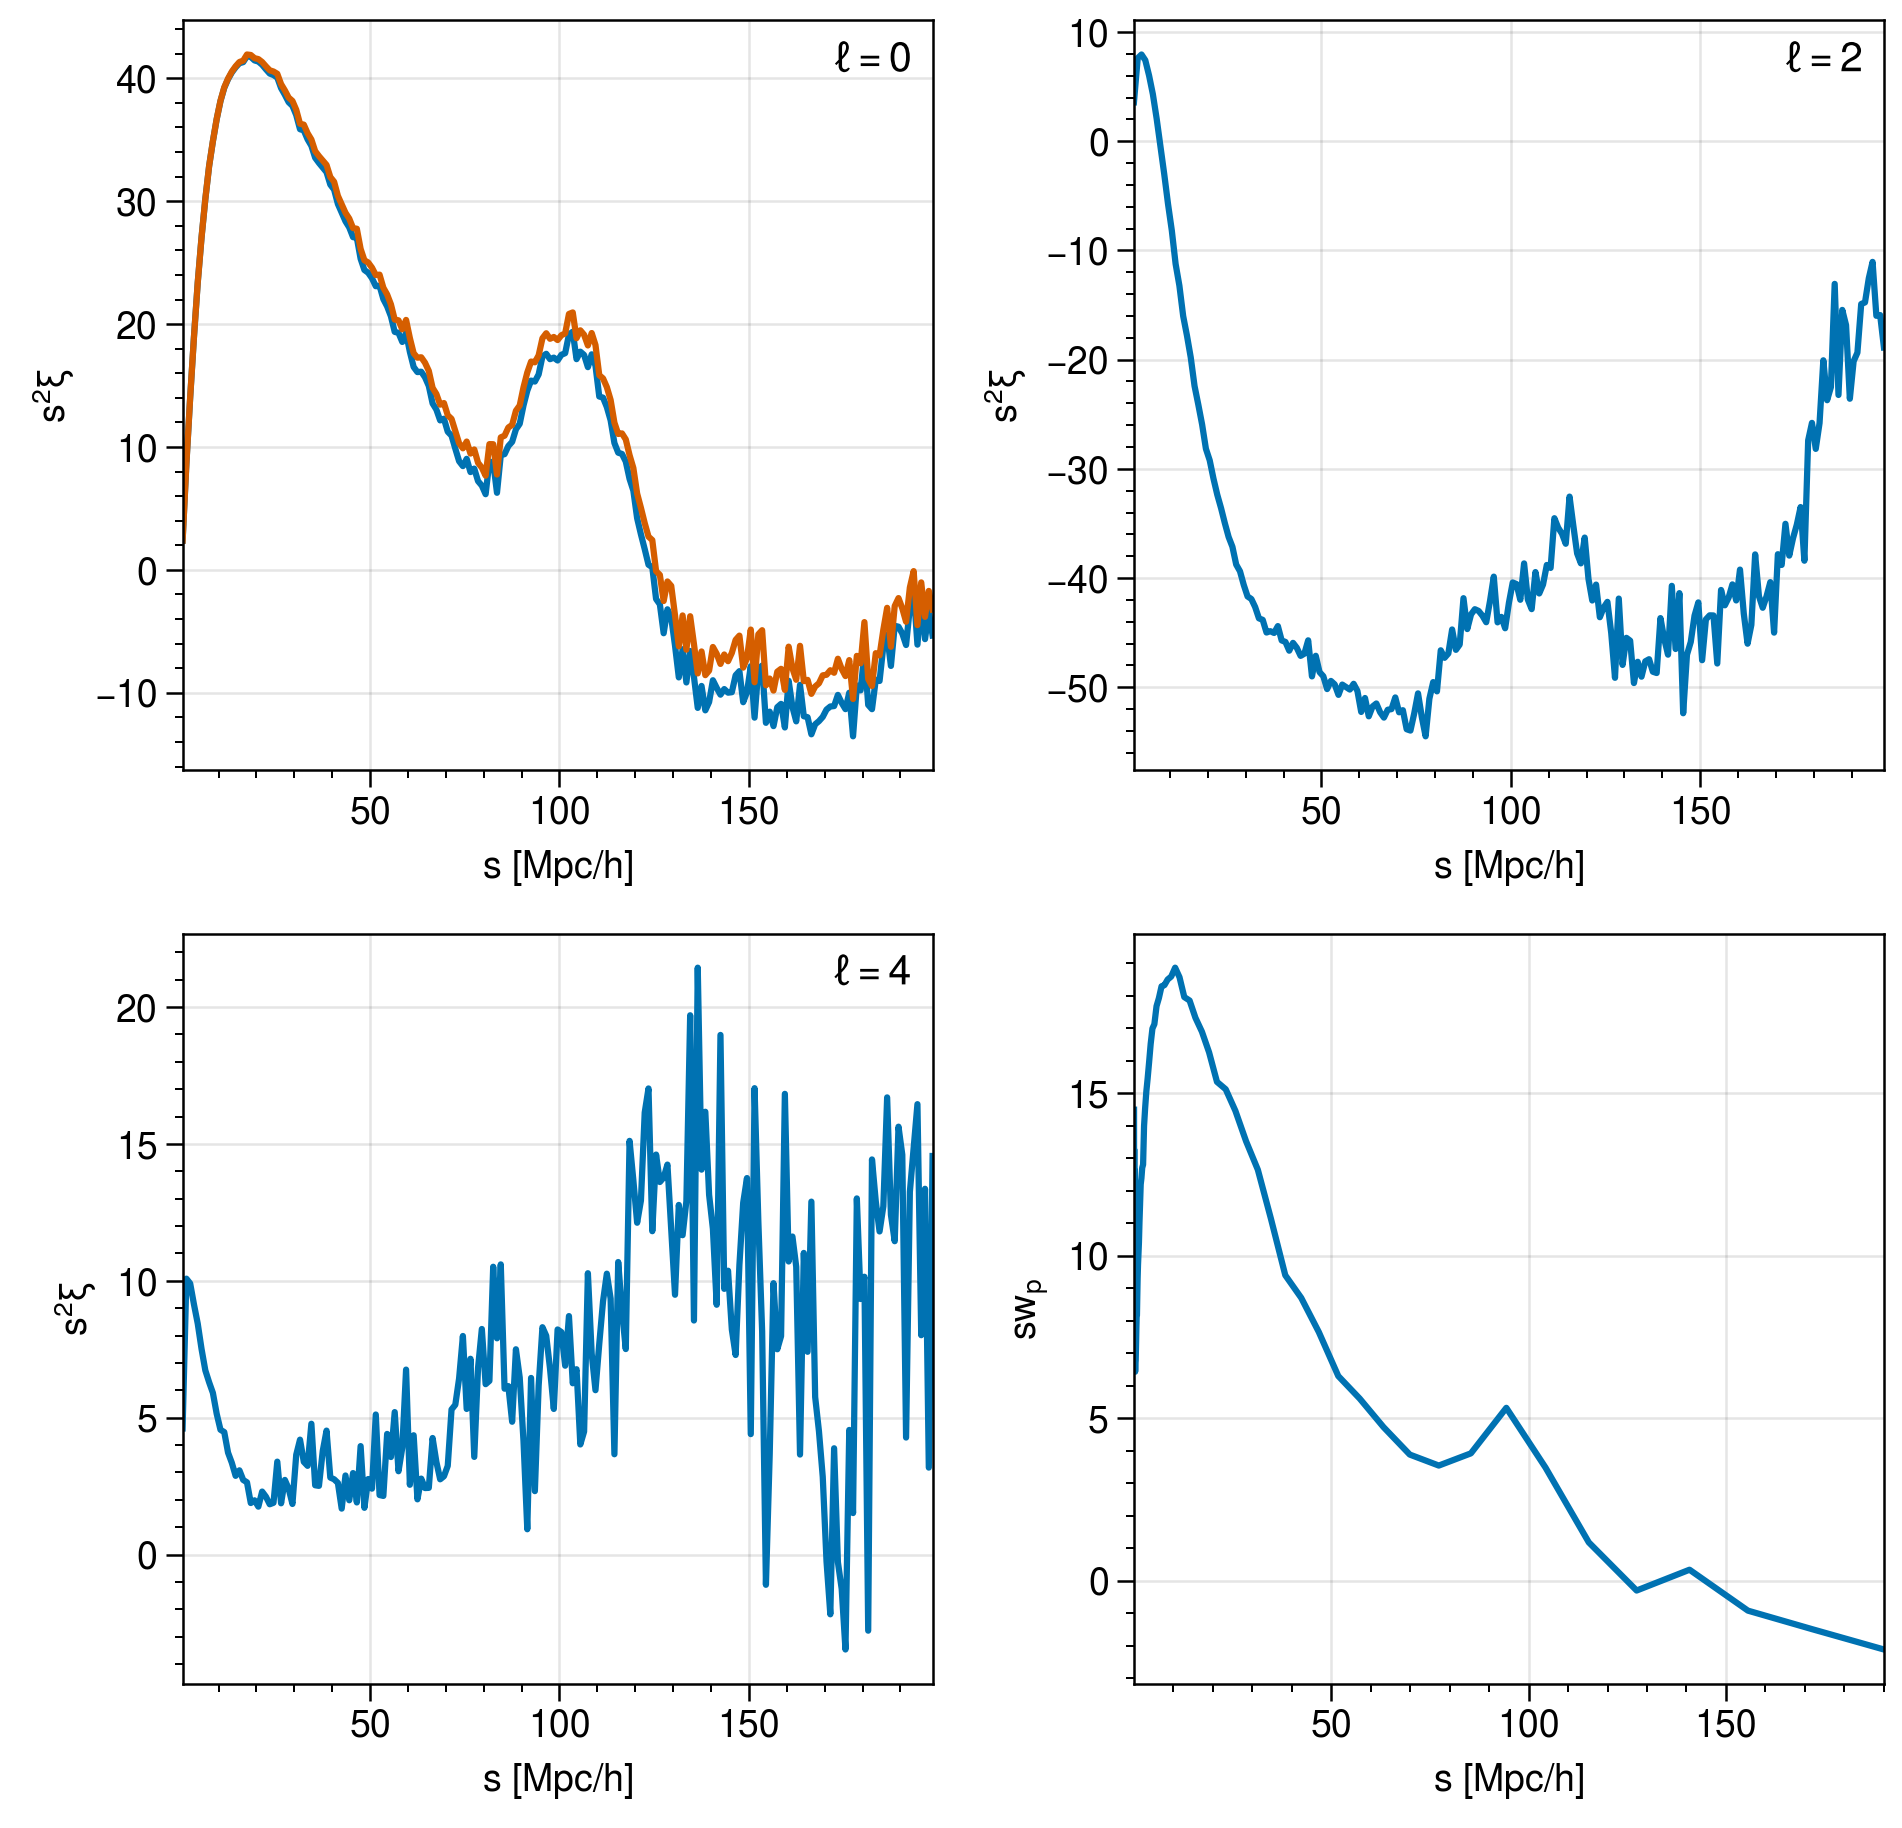

Write Python code to recreate this figure.
import matplotlib
matplotlib.use("Agg")
import proplot as pplt
import numpy as np
import sys
sys.path.append("/global/homes/d/dforero/codes/pyfcfc/")
from pyfcfc.sky import py_compute_cf


import pandas as pd
P0 = 5000
dat_fname = "/global/cfs/projectdirs/desi/mocks/UNIT/HOD_Shadab/multiple_snapshot_lightcone/UNIT_lightcone_multibox_ELG_footprint_nz_NGC.dat"
ran_fname = "/global/cfs/projectdirs/desi/mocks/UNIT/HOD_Shadab/multiple_snapshot_lightcone/UNIT_lightcone_multibox_ELG_footprint_nz_1xdata_5.ran_NGC.dat"
data = pd.read_csv(dat_fname, usecols = (0,1,3,4), engine='c', delim_whitespace=True, names = ['ra', 'dec', 'zrsd', 'nz']).values.astype(np.float64)
rand = pd.read_csv(ran_fname, usecols = (0,1,3,4), engine='c', delim_whitespace=True, names = ['ra', 'dec', 'zrsd', 'nz']).values.astype(np.float64)

data = data[(data[:,2] > 0.9) & (data[:,2] < 1)]
rand = rand[(rand[:,2] > 0.9) & (rand[:,2] < 1)]
wdat = 1. / (1 + P0 * data[:,3])
wran = 1. / (1 + P0 * rand[:,3])
assert wdat.shape[0] > 1





fig, ax = pplt.subplots(nrows=2, ncols=2, share=0)

results = py_compute_cf([np.c_[data, wdat], np.c_[rand, wran]], "test/fcfc_lc_ell.conf")
for j in range(results['multipoles'].shape[0]):
    for i in range(3):
        ax[i].plot(results['s'], results['s']**2*results['multipoles'][j,i,:])
        ax[i].format(xlabel = "$s$ [Mpc/$h$]", ylabel = r"$s^2\xi$", title=f"$\ell = {2*i}$", titleloc="ur")
fig.savefig("test/test_lc.png", dpi=300)

results = py_compute_cf([np.c_[data, wdat], np.c_[rand, wran]], "test/fcfc_lc_wp.conf")
for j in range(results['projected'].shape[0]):
    ax[3].plot(results['s'], results['s'] * results['projected'][j,:])
    ax[3].format(xlabel = "$s$ [Mpc/$h$]", ylabel = r"$sw_p$")
fig.savefig("test/test_lc.png", dpi=300)

results = py_compute_cf([np.c_[data, wdat], np.c_[rand, wran]], "test/fcfc_lc_iso.conf")  
for j in range(results['cf']['cf'].shape[0]):
    ax[0].plot(results['s'], results['s']**2 * results['cf']['cf'][j,:])    
fig.savefig("test/test_lc.png", dpi=300)




